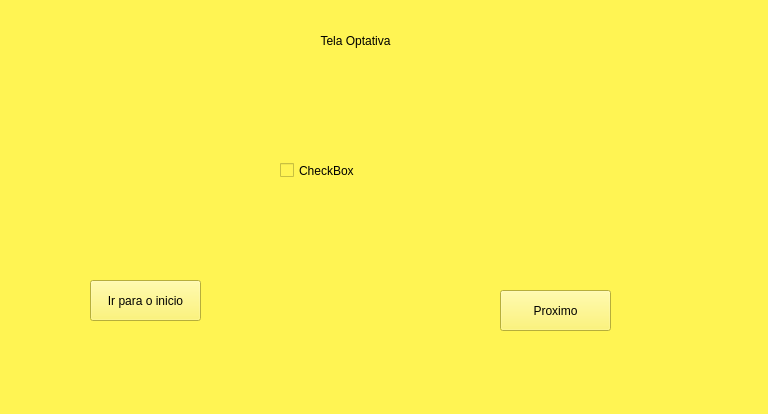
<?xml version="1.0" encoding="UTF-8"?>
<ui version="4.0">
 <class>TelaOptativa</class>
 <widget class="QWidget" name="TelaOptativa">
  <property name="geometry">
   <rect>
    <x>0</x>
    <y>0</y>
    <width>768</width>
    <height>414</height>
   </rect>
  </property>
  <property name="windowTitle">
   <string>Form</string>
  </property>
  <property name="styleSheet">
   <string notr="true">background-color:rgb(255, 244, 83);</string>
  </property>
  <widget class="QStackedWidget" name="stackedWidget">
   <property name="geometry">
    <rect>
     <x>80</x>
     <y>70</y>
     <width>551</width>
     <height>271</height>
    </rect>
   </property>
   <property name="currentIndex">
    <number>0</number>
   </property>
   <widget class="QWidget" name="page">
    <widget class="QCheckBox" name="checkBox">
     <property name="geometry">
      <rect>
       <x>200</x>
       <y>90</y>
       <width>87</width>
       <height>21</height>
      </rect>
     </property>
     <property name="text">
      <string>CheckBox</string>
     </property>
    </widget>
    <widget class="QPushButton" name="pushButton_voltar">
     <property name="geometry">
      <rect>
       <x>10</x>
       <y>210</y>
       <width>111</width>
       <height>41</height>
      </rect>
     </property>
     <property name="text">
      <string>Ir para o inicio</string>
     </property>
    </widget>
    <widget class="QPushButton" name="pushButton_voltar_2">
     <property name="geometry">
      <rect>
       <x>420</x>
       <y>220</y>
       <width>111</width>
       <height>41</height>
      </rect>
     </property>
     <property name="text">
      <string>Proximo</string>
     </property>
    </widget>
   </widget>
   <widget class="QWidget" name="page_2">
    <widget class="QToolButton" name="toolButton">
     <property name="geometry">
      <rect>
       <x>120</x>
       <y>70</y>
       <width>24</width>
       <height>26</height>
      </rect>
     </property>
     <property name="text">
      <string>...</string>
     </property>
    </widget>
    <widget class="QPushButton" name="pushButton_voltar_3">
     <property name="geometry">
      <rect>
       <x>420</x>
       <y>220</y>
       <width>90</width>
       <height>28</height>
      </rect>
     </property>
     <property name="text">
      <string>proximo</string>
     </property>
    </widget>
   </widget>
  </widget>
  <widget class="QLabel" name="label">
   <property name="geometry">
    <rect>
     <x>280</x>
     <y>20</y>
     <width>151</width>
     <height>41</height>
    </rect>
   </property>
   <property name="text">
    <string>Tela Optativa</string>
   </property>
   <property name="alignment">
    <set>Qt::AlignCenter</set>
   </property>
  </widget>
 </widget>
 <resources/>
 <connections/>
</ui>
